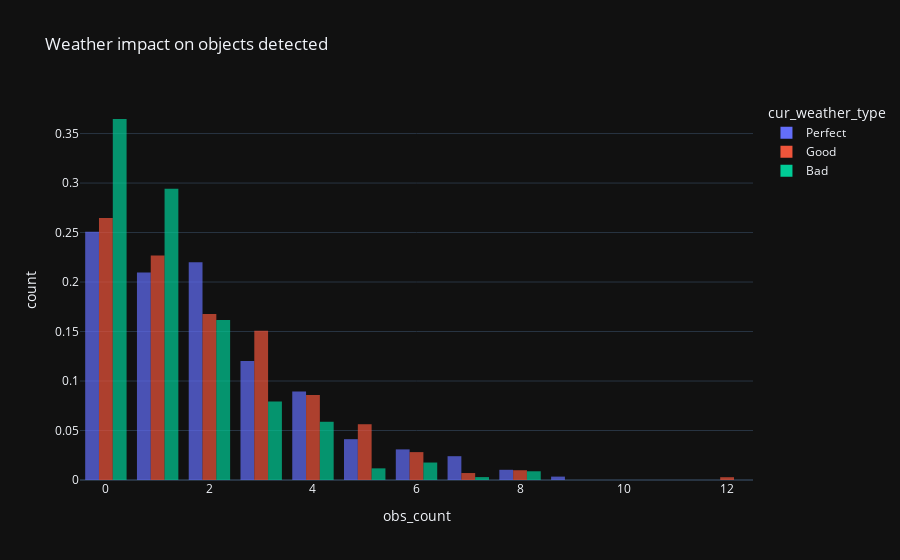

Source (notebook cell):
### Markdown cell above
As can be seen in the plot below, when weather is bad (during the day) there are more time intervals without any objects detected.

It can be seen clearly during afternoon hours, as seen below. There is a probability of 36% that there will be 0 objects if weather is bad, but if weather is perfect (clear skies), that probability is only 25%.

### Code cell
px.histogram(hr_range(12,19), x="obs_count", color="cur_weather_type", opacity=0.7,
             barmode='group', height=300, histnorm='probability density',
             title='Weather impact on objects detected')

### Figure 1 — Plotly figure (JSON) as saved in the notebook; plotly's stock layout.template omitted (floating-point values rounded to 4 significant figures; data arrays with more than 128 entries replaced by an {"elided": "..."} marker saying what was removed)
{"data": [{"alignmentgroup": "True", "bingroup": "x", "histnorm": "probability density", "hovertemplate": "cur_weather_type=Perfect<br>obs_count=%{x}<br>count=%{y}<extra></extra>", "legendgroup": "Perfect", "marker": {"color": "#636efa", "opacity": 0.7}, "name": "Perfect", "offsetgroup": "Perfect", "orientation": "v", "showlegend": true, "type": "histogram", "x": {"elided": "291 int values"}, "xaxis": "x", "yaxis": "y"}, {"alignmentgroup": "True", "bingroup": "x", "histnorm": "probability density", "hovertemplate": "cur_weather_type=Good<br>obs_count=%{x}<br>count=%{y}<extra></extra>", "legendgroup": "Good", "marker": {"color": "#EF553B", "opacity": 0.7}, "name": "Good", "offsetgroup": "Good", "orientation": "v", "showlegend": true, "type": "histogram", "x": {"elided": "710 int values"}, "xaxis": "x", "yaxis": "y"}, {"alignmentgroup": "True", "bingroup": "x", "histnorm": "probability density", "hovertemplate": "cur_weather_type=Bad<br>obs_count=%{x}<br>count=%{y}<extra></extra>", "legendgroup": "Bad", "marker": {"color": "#00cc96", "opacity": 0.7}, "name": "Bad", "offsetgroup": "Bad", "orientation": "v", "showlegend": true, "type": "histogram", "x": {"elided": "340 int values"}, "xaxis": "x", "yaxis": "y"}], "layout": {"autosize": true, "barmode": "group", "legend": {"title": {"text": "cur_weather_type"}, "tracegroupgap": 0}, "title": {"text": "Weather impact on objects detected"}, "xaxis": {"anchor": "y", "autorange": true, "domain": [0, 1], "range": [-0.5, 12.5], "title": {"text": "obs_count"}, "type": "linear"}, "yaxis": {"anchor": "x", "autorange": true, "domain": [0, 1], "range": [0, 0.3839], "title": {"text": "count"}}}}
